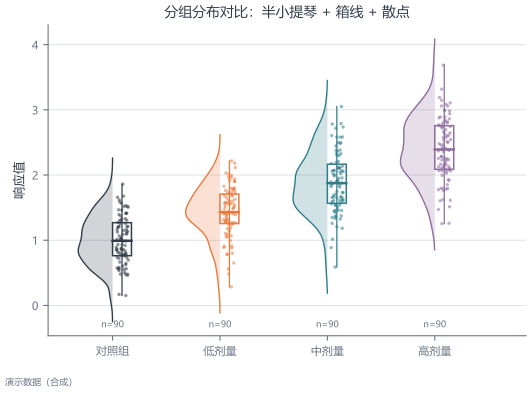

Reproduce this figure in Python.
"""Distribution comparison: half violin, box plot and jittered points.

Shows group differences with three levels of detail at once — density shape
(half violin), five-number summary (box) and the actual observations (points) —
which is what makes a distribution panel defensible in review.

Run directly::

    uv run --with matplotlib python paired_distributions.py -o out/distributions.pdf
"""

from __future__ import annotations

import argparse
import sys
from pathlib import Path

sys.path.insert(0, str(Path(__file__).resolve().parent.parent))

import numpy as np  # noqa: E402

from _style import (PALETTE, SERIES, apply_style, draw_note, enable_utf8_stdout, resolve_cjk_font, save_figure)  # noqa: E402

ZH_GROUPS = ["对照组", "低剂量", "中剂量", "高剂量"]
EN_GROUPS = ["Control", "Low", "Mid", "High"]


def kernel_density(values: np.ndarray, grid: np.ndarray, bandwidth: float | None = None) -> np.ndarray:
    """Gaussian KDE with Silverman's rule, so no scipy dependency is needed."""
    values = np.asarray(values, dtype=float)
    n = values.size
    if n < 2:
        return np.zeros_like(grid)
    if bandwidth is None:
        std = values.std(ddof=1)
        iqr = np.subtract(*np.percentile(values, [75, 25]))
        spread = min(std, iqr / 1.349) if iqr > 0 else std
        bandwidth = 0.9 * (spread if spread > 0 else 1.0) * n ** (-1 / 5)
    bandwidth = max(bandwidth, 1e-6)
    diff = (grid[:, None] - values[None, :]) / bandwidth
    density = np.exp(-0.5 * diff**2).sum(axis=1)
    return density / (n * bandwidth * np.sqrt(2 * np.pi))


def main() -> int:
    parser = argparse.ArgumentParser(description=__doc__)
    parser.add_argument("-o", "--output", default="out/distributions.pdf")
    parser.add_argument("-n", "--samples", type=int, default=90, help="points per group")
    parser.add_argument("--seed", type=int, default=20240912)
    parser.add_argument("--lang", choices=["auto", "zh", "en"], default="auto")
    args = parser.parse_args()
    enable_utf8_stdout()

    try:
        import matplotlib.pyplot as plt
    except ImportError as exc:
        print(f"matplotlib is required: {exc}", file=sys.stderr)
        return 2

    use_zh = args.lang == "zh" or (args.lang == "auto" and resolve_cjk_font() is not None)
    text = (
        {
            "x": "响应值",
            "title": "分组分布对比：半小提琴 + 箱线 + 散点",
            "note": "演示数据（合成）",
        }
        if use_zh
        else {
            "x": "Response",
            "title": "Group distributions: half violin, box plot and points",
            "note": "Demo data (synthetic)",
        }
    )
    groups = ZH_GROUPS if use_zh else EN_GROUPS

    apply_style()

    rng = np.random.default_rng(args.seed)
    # Increasing mean and variance per group: the panel must separate shape from spread.
    data = [
        rng.normal(loc=1.0 + 0.45 * index, scale=0.35 + 0.06 * index, size=args.samples)
        for index in range(len(groups))
    ]

    fig, ax = plt.subplots(figsize=(5.4, 3.8))
    positions = np.arange(1, len(groups) + 1)
    half = 0.32

    for index, (position, values) in enumerate(zip(positions, data)):
        colour = SERIES[index % len(SERIES)]

        # Half violin on the left of the centre line.
        grid = np.linspace(values.min() - 0.4, values.max() + 0.4, 160)
        density = kernel_density(values, grid)
        density = density / density.max() * half if density.max() > 0 else density
        ax.fill_betweenx(
            grid,
            position - density,
            position,
            facecolor=colour,
            alpha=0.22,
            linewidth=0,
            zorder=1,
        )
        ax.plot(position - density, grid, color=colour, linewidth=1.0, zorder=2)

        # Box plot on the right of the centre line.
        q1, median, q3 = np.percentile(values, [25, 50, 75])
        low, high = values.min(), values.max()
        ax.add_patch(
            plt.Rectangle(
                (position, q1),
                half * 0.55,
                max(q3 - q1, 1e-3),
                facecolor="#FFFFFF",
                edgecolor=colour,
                linewidth=1.1,
                zorder=3,
            )
        )
        ax.plot(
            [position, position + half * 0.55],
            [median, median],
            color=colour,
            linewidth=1.8,
            zorder=4,
        )
        ax.plot(
            [position + half * 0.275, position + half * 0.275],
            [low, high],
            color=colour,
            linewidth=0.9,
            zorder=3,
        )

        # Jittered observations, so n and outliers are visible.
        jitter = rng.uniform(-half * 0.18, half * 0.18, size=values.size)
        ax.scatter(
            np.full(values.size, position + half * 0.28) + jitter,
            values,
            s=6,
            color=colour,
            alpha=0.55,
            linewidths=0,
            zorder=5,
        )

        ax.text(
            position,
            0.02,
            f"n={values.size}",
            transform=ax.get_xaxis_transform(),
            ha="center",
            va="bottom",
            fontsize=6.5,
            color=PALETTE["secondary"],
        )

    ax.set_xticks(positions)
    ax.set_xticklabels(groups)
    ax.set_xlim(0.4, len(groups) + 0.85)
    ax.set_ylabel(text["x"])
    ax.set_title(text["title"])
    ax.grid(axis="x", visible=False)
    fig.tight_layout()
    draw_note(fig, text["note"])
    written = save_figure(fig, args.output)
    plt.close(fig)

    for path in written:
        print(f"wrote {path}")
    for name, values in zip(groups, data):
        print(f"{name}: mean={values.mean():.3f} sd={values.std(ddof=1):.3f}")
    return 0


if __name__ == "__main__":
    raise SystemExit(main())
